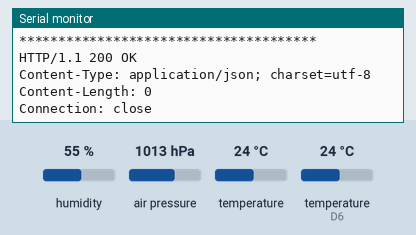
Simulated run of this sketch. Board: ESP8266 (NodeMCU). Parts: the last lines printed to the serial monitor. The inputs (shaded band) are chosen by the test bench; at power-on: humidity 55 %, air pressure 1013 hPa, temperature 24 °C, temperature (sensor on D6) 24 °C. WiFi joins after 1.5 s; servers stay silent unless stated; uploads are accepted with an empty reply; the Firebase database answers and starts empty.

Above: at 2.8 s.
2.9 s: humidity set to 22 %
At 3.66 s:
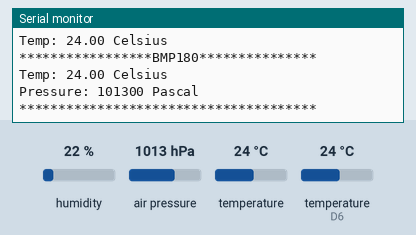
4.4 s: air pressure set to 952 hPa
At 5.28 s:
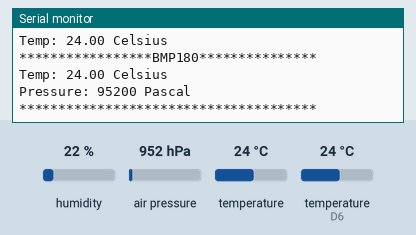
5.9 s: temperature (sensor 0) set to 12 °C
At 6.9 s:
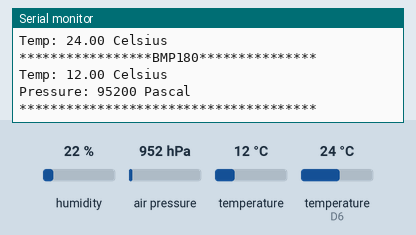
7.4 s: temperature (sensor on D6) set to 19 °C
At 8.8 s:
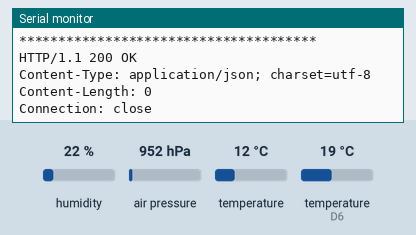
8.9 s: humidity set to 40 %
At 10.14 s:
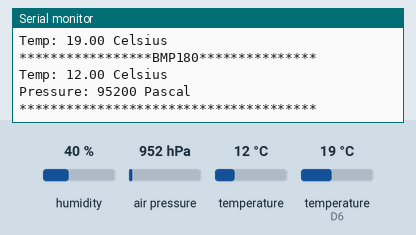
10.4 s: air pressure set to 975 hPa
At 11.76 s:
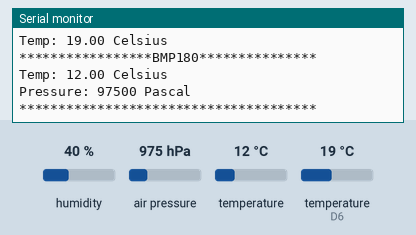
Timing chart, 0 to 12.9 s (numbered marks = the images above; inputs shaded):
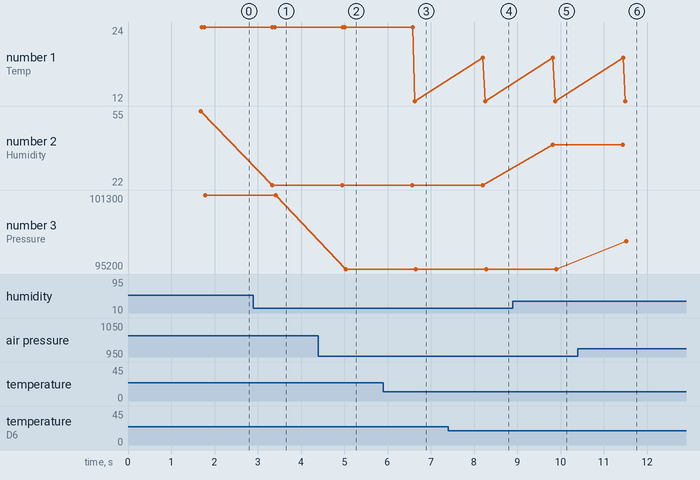

Measured:
- after the input at 2.9 s, the serial monitor: prints a new line after 0.43 s (image 1)
- after the input at 4.4 s, the serial monitor: prints a new line after 0.63 s (image 2)
- after the input at 5.9 s, the serial monitor: prints a new line after 0.73 s (image 3)
- after the input at 7.4 s, the serial monitor: prints a new line after 0.80 s (image 4)
- after the input at 8.9 s, the serial monitor: prints a new line after 0.92 s (image 5)
- after the input at 10.4 s, the serial monitor: prints a new line after 1.1 s (image 6)
- plotted number 1: 24 → 12 after the input at 5.9 s
- plotted number 2: 22 → 40 after the input at 8.9 s

The sketch:

useless_sketch.ino
```cpp
#include <WiFiManager.h>
#include <ArduinoJson.h>
#include <FirebaseArduino.h>
#include <DHTesp.h>
#include <Adafruit_BMP085.h>
#include <Wire.h>
#include <DHT.h>
#include <DHT_U.h>
#include <ESP8266WiFi.h>
#include <DNSServer.h>
#include <ESP8266WebServer.h>

DHTesp dht;
Adafruit_BMP085 bmp;

#define FIREBASE_HOST "uselessiot.firebaseio.com"
#define FIREBASE_AUTH "4dxOgj1lMX9uiqyFjMpaLzTCW7Y1Qil1NHsukxfs"

int delayInterval = 20000;
void setup() {
  // put your setup code here, to run once:
  Serial.begin(9600);
  WiFiManager wifiManager;
  wifiManager.autoConnect("BlueAndUseless");
  Firebase.begin(FIREBASE_HOST, FIREBASE_AUTH);

  int remoteDelayInterval = Firebase.getInt("/delayInterval");
  if (Firebase.failed()) {
      Serial.println("Firebase get remote delay interval failed");
      Serial.println(Firebase.error());
  } else {
    delayInterval = remoteDelayInterval;
  }

  dht.setup(D6, DHTesp::AUTO_DETECT);
  bmp.begin();
  Serial.print("Start doing work with delay interval of ");
  Serial.print(delayInterval);
  Serial.println(" miliseconds");
}

void loop() {
  // put your main code here, to run repeatedly:
    printSensorData();

    float dhtTemp = dht.getTemperature();
    float dhtHumi = dht.getHumidity();
    float bmpTemp = bmp.readTemperature();
    float bmpPres = bmp.readPressure() * 0.0001450377; // Convert to PSI

    pushDweetIO(dhtTemp, dhtHumi, bmpTemp, bmpPres);
    pushFirebase(dhtTemp, dhtHumi, bmpTemp, bmpPres);

    delay(delayInterval);
}

void pushDweetIO(float dhtTemp, float dhtHumi, float bmpTemp, float bmpPres){
  // Use WiFiClient class to create TCP connections
  WiFiClient client;
  const int httpPort = 80;
  const String host = "dweet.io";
  if (!client.connect(host, httpPort)) {
    Serial.println("connection failed");
    return;
  }
  client.print(String("GET /dweet/for/blue_and_utterly_useless")
               + "?DHT22_Temperature=" + String(dhtTemp)
               + "&DHT22_Humidity=" + String(dhtHumi)
               + "&BMP180_Temperature=" + String(bmpTemp)
               + "&BMP180_Pressure=" + String(bmpPres)
               + " HTTP/1.1\r\n" +
               "Host: " + host + "\r\n" +
               "Connection: close\r\n\r\n");
    delay(10);

    // Read all the lines of the reply from server and print them to Serial
    while(client.available()){
      String line = client.readStringUntil('\r');
      Serial.print(line);
    }
    Serial.println();
}


void pushFirebase(float dhtTemp, float dhtHumi, float bmpTemp, float bmpPres){
  //Push to logs
  const int capacity = JSON_OBJECT_SIZE(5);
  StaticJsonBuffer<capacity> jb;
  JsonObject& data = jb.createObject();
  data.set("time","");

  if(String(dhtTemp) == "nan"){
     data.set("DHT22_Temperature", -1);
  } else {
    data.set("DHT22_Temperature", dhtTemp);
  }

  if(String(dhtHumi) == "nan"){
     data.set("DHT22_Humidity", -1);
  } else {
    data.set("DHT22_Humidity", dhtHumi);
  }

  if(String(bmpTemp) == "nan"){
     data.set("BMP180_Temperature", -1);
  } else {
    data.set("BMP180_Temperature", bmpTemp);
  }

  if(String(bmpPres) == "nan"){
     data.set("BMP180_Pressure", -1);
  } else {
    data.set("BMP180_Pressure", bmpPres);
  }

  String name = Firebase.push("logs",data);
//  Firebase.set("realtimeData",data);
  if (Firebase.failed()) {
      Serial.print("pushing /logs failed:");
      Serial.println(Firebase.error());
      return;
  }

}

void printSensorData(){
  Serial.println("*****************DHT22***************");
    Serial.print("Humidity: ");
    Serial.print(dht.getHumidity());
    Serial.println(" %");
    Serial.print("Temp: ");
    Serial.print(dht.getTemperature());
    Serial.println(" Celsius");
    Serial.println("*****************BMP180***************");
    Serial.print("Temp: ");
    Serial.print(bmp.readTemperature());
    Serial.println(" Celsius");
    Serial.print("Pressure: ");
    Serial.print(bmp.readPressure());
    Serial.println(" Pascal");
    Serial.println("**************************************");
    Serial.println("");
}
```
